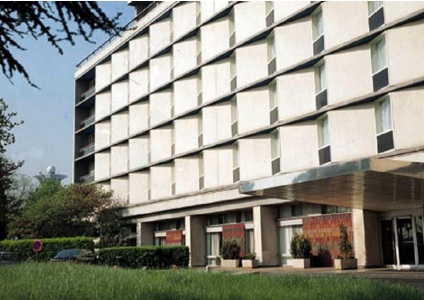
#> input picture Images/i1.png, 424 x 300 px
$ jupyter execute linedetection.ipynb
#> lines starting #> are read from the running program, lines starting #| are printed output that depends on the picture
[cell 1]
import numpy as np
import matplotlib.pyplot as plt
import cv2 as cv

[cell 2]
def houghLine(image):
    ''' Basic Hough line transform that builds the accumulator array
    Input : image : edge image (canny)
    Output : accumulator : the accumulator of hough space
             thetas : values of theta (-90 : 90)
             rs : values of radius (-max distance : max distance)
    '''
        #Get image dimensions
    # y for rows and x for columns
    Ny = image.shape[0]
    Nx = image.shape[1]

    #Max diatance is diagonal one
    Maxdist = int(np.round(np.sqrt(Nx**2 + Ny ** 2)))
    # initialize parameter space rs, thetas
 # Theta in range from -90 to 90 degrees
    thetas = np.deg2rad(np.arange(-90, 90))
    #Range of radius
    rs = np.linspace(-Maxdist, Maxdist, 2*Maxdist)
    accumulator = np.zeros((2 * Maxdist, len(thetas)))
    for y in range(Ny):
        for x in range(Nx):
            # Check if it is an edge pixel
            #  NB: y -> rows , x -> columns
            if image[y,x] > 0:
                for k in range(len(thetas)):
                            # Calculate space parameter
                    r = x*np.cos(thetas[k]) + y * np.sin(thetas[k])

                 # Update the accumulator
                 # N.B: r has value -max to max
                 # map r to its idx 0 : 2*max
                    accumulator[int(r) + Maxdist,k] += 1
    return accumulator, thetas, rs

[cell 3]
# image = np.zeros((150,150))

image=cv.imread('Images/i1.png',cv.IMREAD_GRAYSCALE)
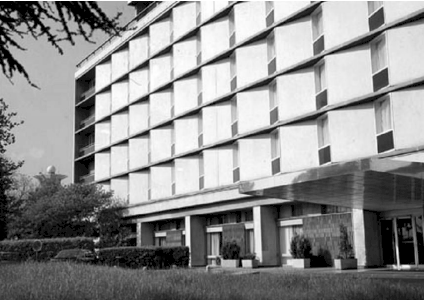
#> image: shape (300, 424); min 0, max 255, mean 142.4
img_canny = cv.Canny(image,100,150)
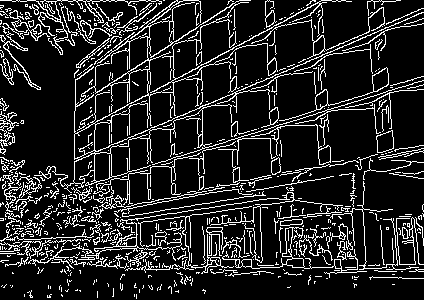
#> img_canny: shape (300, 424); 14.7% white in thin lines or dots
# image[75, 75] = 1
accumulator, thetas, rhos = houghLine(img_canny)
#> after the loop in houghLine, `for y in range(Ny):`:
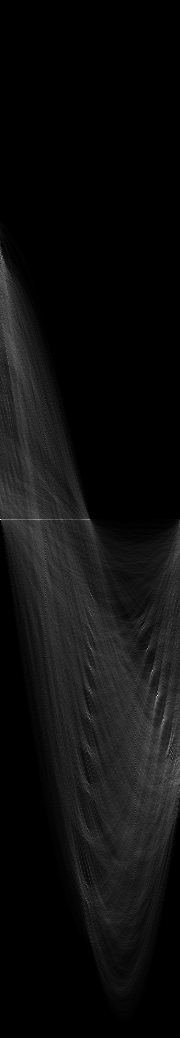
#> accumulator: shape (1038, 180) float64; min 0, max 319, mean 18; drawn with min black and max white
#> thetas = 180 values from -1.57 to 1.55; rhos = 1038 values from -519 to 519
plt.figure('Original Image')
plt.imshow(img_canny)
plt.set_cmap('gray')
plt.figure('Hough Space')
plt.imshow(accumulator)
plt.set_cmap('gray')
plt.show()

[cell 4]
idx = np.argmax(accumulator)
#> idx = 125257
rho = int(rhos[int(idx / accumulator.shape[1])])
#> rho = 176
theta = thetas[int(idx % accumulator.shape[1])]
#> theta = 1.17
print("rho={0:.0f}, theta={1:.0f}".format(rho, np.rad2deg(theta)))
#| rho=176, theta=67

[cell 5]
from skimage.transform import hough_line_peaks

[cell 6]
plt.imshow(image)
for _, angle, dist in zip(*hough_line_peaks(accumulator, thetas, rhos)):
    (x0, y0) = dist * np.array([np.cos(angle), np.sin(angle)])
    plt.axline((x0, y0), slope=np.tan(angle + np.pi/2),color="red")
#> this loop made 11 passes
#> (angle, dist, x0, y0) on passes 1 to 11: (1.17, 176.7, 69.03, 162.6), (-1.57, 0.5, 3.06e-17, -0.5), (1.08, 151.6, 71.19, 133.9), (-0.908, 0.5, 0.308, -0.394), (1.27, 200.7, 58.68, 191.9), (-0.0349, 0.5, 0.5, -0.0175), (-1.55, -260.8, -4.55, 260.7), (0.995, 129.6, 70.6, 108.7), (-1.36, 0.5, 0.104, -0.49), (1.36, 229.7, 47.76, 224.7), (0, 129.6, 129.6, 0)
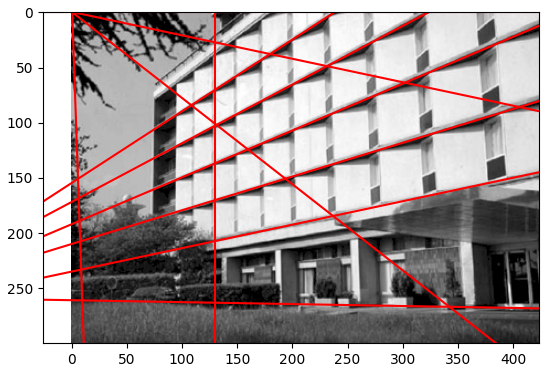
#> figure drawn by matplotlib, 1 panel
